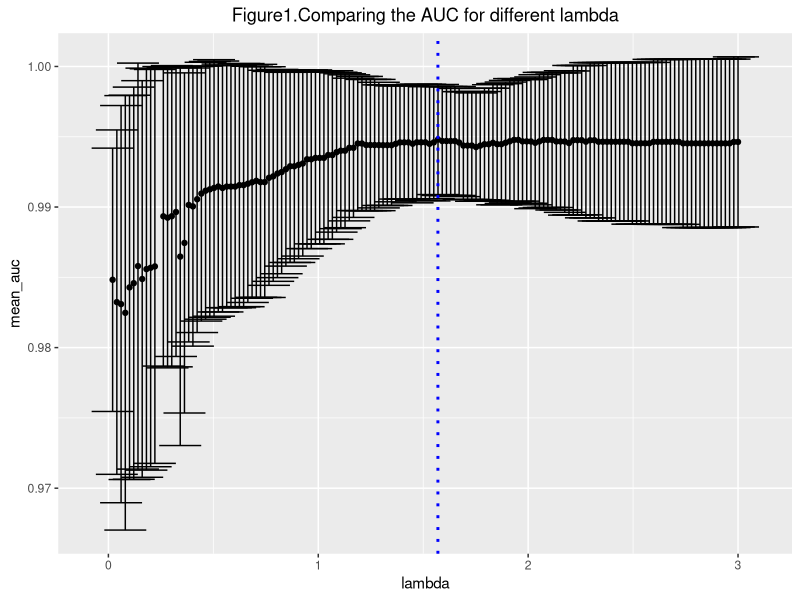

This chart was generated by the following R code:
## ---- chunk 1
knitr::opts_chunk$set(echo = TRUE)

library(tidyverse)
library(corrplot)
## ---- chunk 2
read.csv("NR_result1.csv")%>%
knitr::kable()
## ---- chunk 3
result = read.csv("cv_results.csv")[-139,] %>% 
    filter(lambda != 0) %>% 
    ggplot(aes(x = lambda, y = mean_auc)) + 
    geom_point() + 
    geom_errorbar(aes(ymin = mean_auc - sd_auc, ymax = mean_auc + sd_auc), width = .2) +
    geom_vline(xintercept = 1.57, linetype="dotted", 
               color = "blue", size=1) + 
    labs(title = "Figure1.Comparing the AUC for different lambda") +
    theme(plot.title = element_text(hjust = 0.5)) 
result
## ---- chunk 4
read.csv("compare_beta.csv") %>% 
  knitr::kable(caption = "Comparing the coefficients for optimal and full model")
